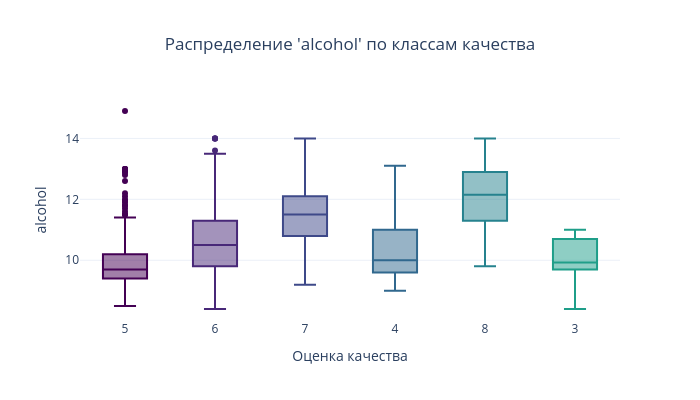
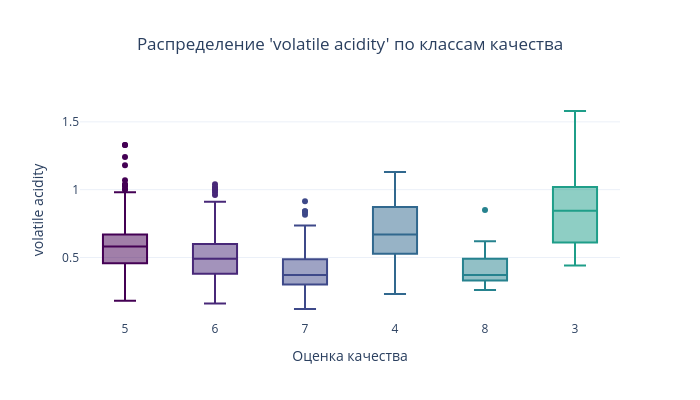
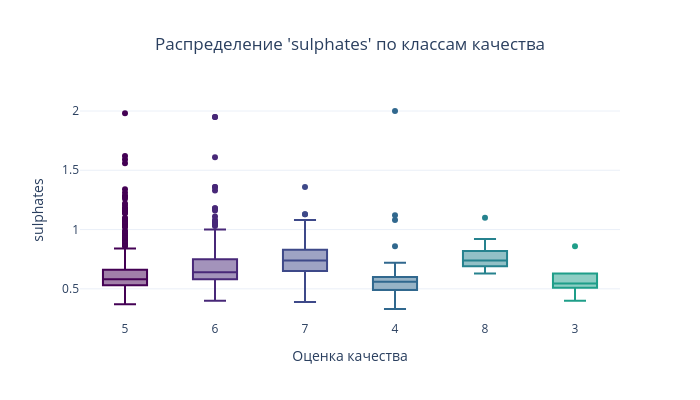
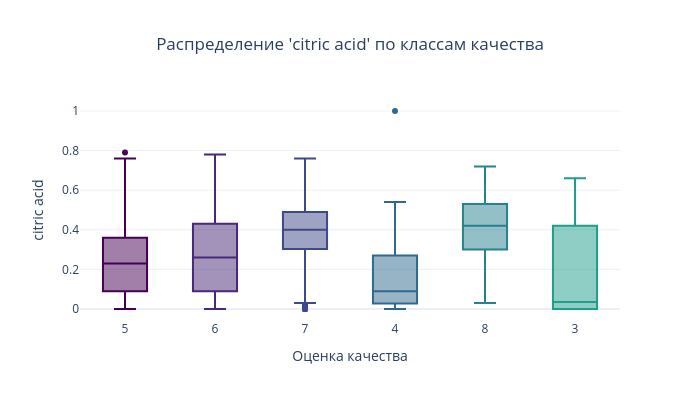

Notebook code for these charts, in order:
### Markdown cell above
### 2.3 Catplot: boxplot ключевых признаков по классам качества

### Code cell
key_features_for_cat = ['alcohol', 'volatile acidity', 'sulphates', 'citric acid', 'chlorides']

df_plot = df.copy()
df_plot['quality_str'] = df_plot['quality'].astype(str)

for feat in key_features_for_cat:
    fig = px.box(
        df_plot, x='quality_str', y=feat,
        color='quality_str',
        color_discrete_sequence=px.colors.sequential.Viridis,
        title=f'Распределение {feat!r} по классам качества',
        labels={'quality_str': 'Оценка качества', feat: feat},
        width=700, height=400,
    )
    fig.update_layout(
        title={'x': 0.5, 'xanchor': 'center'},
        showlegend=False,
    )
    fig.show()

### Figure 1 — Plotly figure (JSON) as saved in the notebook; plotly's stock layout.template omitted (floating-point values rounded to 4 significant figures; data arrays with more than 128 entries replaced by an {"elided": "..."} marker saying what was removed)
{"data": [{"alignmentgroup": "True", "hovertemplate": "Оценка качества=%{x}<br>alcohol=%{y}<extra></extra>", "legendgroup": "5", "marker": {"color": "#440154"}, "name": "5", "notched": false, "offsetgroup": "5", "orientation": "v", "showlegend": true, "type": "box", "x": {"elided": "681 str values"}, "x0": " ", "xaxis": "x", "y": {"elided": "681 float values"}, "y0": " ", "yaxis": "y"}, {"alignmentgroup": "True", "hovertemplate": "Оценка качества=%{x}<br>alcohol=%{y}<extra></extra>", "legendgroup": "6", "marker": {"color": "#482878"}, "name": "6", "notched": false, "offsetgroup": "6", "orientation": "v", "showlegend": true, "type": "box", "x": {"elided": "638 str values"}, "x0": " ", "xaxis": "x", "y": {"elided": "638 float values"}, "y0": " ", "yaxis": "y"}, {"alignmentgroup": "True", "hovertemplate": "Оценка качества=%{x}<br>alcohol=%{y}<extra></extra>", "legendgroup": "7", "marker": {"color": "#3e4989"}, "name": "7", "notched": false, "offsetgroup": "7", "orientation": "v", "showlegend": true, "type": "box", "x": {"elided": "199 str values"}, "x0": " ", "xaxis": "x", "y": {"elided": "199 float values"}, "y0": " ", "yaxis": "y"}, {"alignmentgroup": "True", "hovertemplate": "Оценка качества=%{x}<br>alcohol=%{y}<extra></extra>", "legendgroup": "4", "marker": {"color": "#31688e"}, "name": "4", "notched": false, "offsetgroup": "4", "orientation": "v", "showlegend": true, "type": "box", "x": ["4", "4", "4", "4", "4", "4", "4", "4", "4", "4", "4", "4", "4", "4", "4", "4", "4", "4", "4", "4", "4", "4", "4", "4", "4", "4", "4", "4", "4", "4", "4", "4", "4", "4", "4", "4", "4", "4", "4", "4", "4", "4", "4", "4", "4", "4", "4", "4", "4", "4", "4", "4", "4"], "x0": " ", "xaxis": "x", "y": [9.0, 9.8, 9.3, 13.1, 9.2, 9.1, 10.5, 9.4, 9.2, 9.0, 9.1, 11.4, 10.4, 9.4, 9.8, 9.6, 9.6, 10.0, 10.0, 11.3, 11.0, 11.0, 9.6, 9.7, 11.2, 11.4, 10.9, 9.9, 10.0, 10.9, 9.2, 10.4, 11.5, 11.2, 9.6, 9.3, 11.5, 9.6, 11.8, 11.2, 9.6, 12.0, 9.7, 11.1, 9.8, 10.4, 11.0, 10.0, 11.0, 10.1, 10.3, 10.9, 9.05], "y0": " ", "yaxis": "y"}, {"alignmentgroup": "True", "hovertemplate": "Оценка качества=%{x}<br>alcohol=%{y}<extra></extra>", "legendgroup": "8", "marker": {"color": "#26828e"}, "name": "8", "notched": false, "offsetgroup": "8", "orientation": "v", "showlegend": true, "type": "box", "x": ["8", "8", "8", "8", "8", "8", "8", "8", "8", "8", "8", "8", "8", "8", "8", "8", "8", "8"], "x0": " ", "xaxis": "x", "y": [12.8, 12.6, 12.9, 9.8, 13.4, 11.7, 11.0, 11.0, 14.0, 12.7, 12.5, 11.8, 13.1, 11.7, 14.0, 10.0, 11.3, 11.4], "y0": " ", "yaxis": "y"}, {"alignmentgroup": "True", "hovertemplate": "Оценка качества=%{x}<br>alcohol=%{y}<extra></extra>", "legendgroup": "3", "marker": {"color": "#1f9e89"}, "name": "3", "notched": false, "offsetgroup": "3", "orientation": "v", "showlegend": true, "type": "box", "x": ["3", "3", "3", "3", "3", "3", "3", "3", "3", "3"], "x0": " ", "xaxis": "x", "y": [9.0, 8.4, 10.7, 9.9, 11.0, 10.9, 9.8, 9.7, 10.2, 9.95], "y0": " ", "yaxis": "y"}], "layout": {"boxmode": "overlay", "height": 400, "legend": {"title": {"text": "Оценка качества"}, "tracegroupgap": 0}, "showlegend": false, "title": {"text": "Распределение 'alcohol' по классам качества", "x": 0.5, "xanchor": "center"}, "width": 700, "xaxis": {"anchor": "y", "categoryarray": ["5", "6", "7", "4", "8", "3"], "categoryorder": "array", "domain": [0, 1], "title": {"text": "Оценка качества"}}, "yaxis": {"anchor": "x", "domain": [0, 1], "title": {"text": "alcohol"}}}}

### Figure 2 — Plotly figure (JSON) as saved in the notebook; plotly's stock layout.template omitted (floating-point values rounded to 4 significant figures; data arrays with more than 128 entries replaced by an {"elided": "..."} marker saying what was removed)
{"data": [{"alignmentgroup": "True", "hovertemplate": "Оценка качества=%{x}<br>volatile acidity=%{y}<extra></extra>", "legendgroup": "5", "marker": {"color": "#440154"}, "name": "5", "notched": false, "offsetgroup": "5", "orientation": "v", "showlegend": true, "type": "box", "x": {"elided": "681 str values"}, "x0": " ", "xaxis": "x", "y": {"elided": "681 float values"}, "y0": " ", "yaxis": "y"}, {"alignmentgroup": "True", "hovertemplate": "Оценка качества=%{x}<br>volatile acidity=%{y}<extra></extra>", "legendgroup": "6", "marker": {"color": "#482878"}, "name": "6", "notched": false, "offsetgroup": "6", "orientation": "v", "showlegend": true, "type": "box", "x": {"elided": "638 str values"}, "x0": " ", "xaxis": "x", "y": {"elided": "638 float values"}, "y0": " ", "yaxis": "y"}, {"alignmentgroup": "True", "hovertemplate": "Оценка качества=%{x}<br>volatile acidity=%{y}<extra></extra>", "legendgroup": "7", "marker": {"color": "#3e4989"}, "name": "7", "notched": false, "offsetgroup": "7", "orientation": "v", "showlegend": true, "type": "box", "x": {"elided": "199 str values"}, "x0": " ", "xaxis": "x", "y": {"elided": "199 float values"}, "y0": " ", "yaxis": "y"}, {"alignmentgroup": "True", "hovertemplate": "Оценка качества=%{x}<br>volatile acidity=%{y}<extra></extra>", "legendgroup": "4", "marker": {"color": "#31688e"}, "name": "4", "notched": false, "offsetgroup": "4", "orientation": "v", "showlegend": true, "type": "box", "x": ["4", "4", "4", "4", "4", "4", "4", "4", "4", "4", "4", "4", "4", "4", "4", "4", "4", "4", "4", "4", "4", "4", "4", "4", "4", "4", "4", "4", "4", "4", "4", "4", "4", "4", "4", "4", "4", "4", "4", "4", "4", "4", "4", "4", "4", "4", "4", "4", "4", "4", "4", "4", "4"], "x0": " ", "xaxis": "x", "y": [0.59, 1.13, 0.61, 0.52, 0.675, 0.625, 1.02, 0.52, 0.68, 0.55, 0.885, 1.09, 0.635, 0.975, 0.87, 0.46, 0.59, 0.5, 0.915, 0.935, 0.845, 0.84, 0.38, 0.765, 1.115, 0.39, 0.685, 0.47, 0.35, 0.47, 0.67, 0.63, 0.58, 0.88, 0.955, 0.23, 0.33, 0.73, 0.67, 1.02, 0.78, 0.4, 0.755, 0.68, 0.83, 0.61, 0.53, 0.785, 1.04, 0.62, 0.58, 0.91, 0.48], "y0": " ", "yaxis": "y"}, {"alignmentgroup": "True", "hovertemplate": "Оценка качества=%{x}<br>volatile acidity=%{y}<extra></extra>", "legendgroup": "8", "marker": {"color": "#26828e"}, "name": "8", "notched": false, "offsetgroup": "8", "orientation": "v", "showlegend": true, "type": "box", "x": ["8", "8", "8", "8", "8", "8", "8", "8", "8", "8", "8", "8", "8", "8", "8", "8", "8", "8"], "x0": " ", "xaxis": "x", "y": [0.35, 0.32, 0.85, 0.31, 0.62, 0.3, 0.35, 0.35, 0.42, 0.57, 0.4, 0.26, 0.54, 0.42, 0.49, 0.33, 0.38, 0.36], "y0": " ", "yaxis": "y"}, {"alignmentgroup": "True", "hovertemplate": "Оценка качества=%{x}<br>volatile acidity=%{y}<extra></extra>", "legendgroup": "3", "marker": {"color": "#1f9e89"}, "name": "3", "notched": false, "offsetgroup": "3", "orientation": "v", "showlegend": true, "type": "box", "x": ["3", "3", "3", "3", "3", "3", "3", "3", "3", "3"], "x0": " ", "xaxis": "x", "y": [0.58, 0.61, 1.185, 0.44, 1.02, 1.58, 0.815, 0.98, 0.875, 0.76], "y0": " ", "yaxis": "y"}], "layout": {"boxmode": "overlay", "height": 400, "legend": {"title": {"text": "Оценка качества"}, "tracegroupgap": 0}, "showlegend": false, "title": {"text": "Распределение 'volatile acidity' по классам качества", "x": 0.5, "xanchor": "center"}, "width": 700, "xaxis": {"anchor": "y", "categoryarray": ["5", "6", "7", "4", "8", "3"], "categoryorder": "array", "domain": [0, 1], "title": {"text": "Оценка качества"}}, "yaxis": {"anchor": "x", "domain": [0, 1], "title": {"text": "volatile acidity"}}}}

### Figure 3 — Plotly figure (JSON) as saved in the notebook; plotly's stock layout.template omitted (floating-point values rounded to 4 significant figures; data arrays with more than 128 entries replaced by an {"elided": "..."} marker saying what was removed)
{"data": [{"alignmentgroup": "True", "hovertemplate": "Оценка качества=%{x}<br>sulphates=%{y}<extra></extra>", "legendgroup": "5", "marker": {"color": "#440154"}, "name": "5", "notched": false, "offsetgroup": "5", "orientation": "v", "showlegend": true, "type": "box", "x": {"elided": "681 str values"}, "x0": " ", "xaxis": "x", "y": {"elided": "681 float values"}, "y0": " ", "yaxis": "y"}, {"alignmentgroup": "True", "hovertemplate": "Оценка качества=%{x}<br>sulphates=%{y}<extra></extra>", "legendgroup": "6", "marker": {"color": "#482878"}, "name": "6", "notched": false, "offsetgroup": "6", "orientation": "v", "showlegend": true, "type": "box", "x": {"elided": "638 str values"}, "x0": " ", "xaxis": "x", "y": {"elided": "638 float values"}, "y0": " ", "yaxis": "y"}, {"alignmentgroup": "True", "hovertemplate": "Оценка качества=%{x}<br>sulphates=%{y}<extra></extra>", "legendgroup": "7", "marker": {"color": "#3e4989"}, "name": "7", "notched": false, "offsetgroup": "7", "orientation": "v", "showlegend": true, "type": "box", "x": {"elided": "199 str values"}, "x0": " ", "xaxis": "x", "y": {"elided": "199 float values"}, "y0": " ", "yaxis": "y"}, {"alignmentgroup": "True", "hovertemplate": "Оценка качества=%{x}<br>sulphates=%{y}<extra></extra>", "legendgroup": "4", "marker": {"color": "#31688e"}, "name": "4", "notched": false, "offsetgroup": "4", "orientation": "v", "showlegend": true, "type": "box", "x": ["4", "4", "4", "4", "4", "4", "4", "4", "4", "4", "4", "4", "4", "4", "4", "4", "4", "4", "4", "4", "4", "4", "4", "4", "4", "4", "4", "4", "4", "4", "4", "4", "4", "4", "4", "4", "4", "4", "4", "4", "4", "4", "4", "4", "4", "4", "4", "4", "4", "4", "4", "4", "4"], "x0": " ", "xaxis": "x", "y": [0.5, 0.48, 0.51, 0.56, 0.53, 1.12, 0.48, 2.0, 1.08, 0.48, 0.33, 0.43, 0.57, 0.6, 0.72, 0.57, 0.56, 0.52, 0.47, 0.64, 0.58, 0.57, 0.7, 0.54, 0.6, 0.58, 0.55, 0.86, 0.54, 0.58, 0.59, 0.6, 0.62, 0.5, 0.44, 0.49, 0.56, 0.46, 0.56, 0.55, 0.46, 0.56, 0.49, 0.52, 0.48, 0.37, 0.67, 0.61, 0.57, 0.62, 0.57, 0.64, 0.43], "y0": " ", "yaxis": "y"}, {"alignmentgroup": "True", "hovertemplate": "Оценка качества=%{x}<br>sulphates=%{y}<extra></extra>", "legendgroup": "8", "marker": {"color": "#26828e"}, "name": "8", "notched": false, "offsetgroup": "8", "orientation": "v", "showlegend": true, "type": "box", "x": ["8", "8", "8", "8", "8", "8", "8", "8", "8", "8", "8", "8", "8", "8", "8", "8", "8", "8"], "x0": " ", "xaxis": "x", "y": [0.86, 0.82, 0.82, 0.82, 0.69, 0.92, 0.65, 0.65, 0.74, 0.74, 0.69, 0.63, 0.72, 0.69, 0.82, 1.1, 0.76, 0.7], "y0": " ", "yaxis": "y"}, {"alignmentgroup": "True", "hovertemplate": "Оценка качества=%{x}<br>sulphates=%{y}<extra></extra>", "legendgroup": "3", "marker": {"color": "#1f9e89"}, "name": "3", "notched": false, "offsetgroup": "3", "orientation": "v", "showlegend": true, "type": "box", "x": ["3", "3", "3", "3", "3", "3", "3", "3", "3", "3"], "x0": " ", "xaxis": "x", "y": [0.57, 0.63, 0.54, 0.86, 0.49, 0.4, 0.51, 0.55, 0.52, 0.63], "y0": " ", "yaxis": "y"}], "layout": {"boxmode": "overlay", "height": 400, "legend": {"title": {"text": "Оценка качества"}, "tracegroupgap": 0}, "showlegend": false, "title": {"text": "Распределение 'sulphates' по классам качества", "x": 0.5, "xanchor": "center"}, "width": 700, "xaxis": {"anchor": "y", "categoryarray": ["5", "6", "7", "4", "8", "3"], "categoryorder": "array", "domain": [0, 1], "title": {"text": "Оценка качества"}}, "yaxis": {"anchor": "x", "domain": [0, 1], "title": {"text": "sulphates"}}}}

### Figure 4 — Plotly figure (JSON) as saved in the notebook; plotly's stock layout.template omitted (floating-point values rounded to 4 significant figures; data arrays with more than 128 entries replaced by an {"elided": "..."} marker saying what was removed)
{"data": [{"alignmentgroup": "True", "hovertemplate": "Оценка качества=%{x}<br>citric acid=%{y}<extra></extra>", "legendgroup": "5", "marker": {"color": "#440154"}, "name": "5", "notched": false, "offsetgroup": "5", "orientation": "v", "showlegend": true, "type": "box", "x": {"elided": "681 str values"}, "x0": " ", "xaxis": "x", "y": {"elided": "681 float values"}, "y0": " ", "yaxis": "y"}, {"alignmentgroup": "True", "hovertemplate": "Оценка качества=%{x}<br>citric acid=%{y}<extra></extra>", "legendgroup": "6", "marker": {"color": "#482878"}, "name": "6", "notched": false, "offsetgroup": "6", "orientation": "v", "showlegend": true, "type": "box", "x": {"elided": "638 str values"}, "x0": " ", "xaxis": "x", "y": {"elided": "638 float values"}, "y0": " ", "yaxis": "y"}, {"alignmentgroup": "True", "hovertemplate": "Оценка качества=%{x}<br>citric acid=%{y}<extra></extra>", "legendgroup": "7", "marker": {"color": "#3e4989"}, "name": "7", "notched": false, "offsetgroup": "7", "orientation": "v", "showlegend": true, "type": "box", "x": {"elided": "199 str values"}, "x0": " ", "xaxis": "x", "y": {"elided": "199 float values"}, "y0": " ", "yaxis": "y"}, {"alignmentgroup": "True", "hovertemplate": "Оценка качества=%{x}<br>citric acid=%{y}<extra></extra>", "legendgroup": "4", "marker": {"color": "#31688e"}, "name": "4", "notched": false, "offsetgroup": "4", "orientation": "v", "showlegend": true, "type": "box", "x": ["4", "4", "4", "4", "4", "4", "4", "4", "4", "4", "4", "4", "4", "4", "4", "4", "4", "4", "4", "4", "4", "4", "4", "4", "4", "4", "4", "4", "4", "4", "4", "4", "4", "4", "4", "4", "4", "4", "4", "4", "4", "4", "4", "4", "4", "4", "4", "4", "4", "4", "4", "4", "4"], "x0": " ", "xaxis": "x", "y": [0.08, 0.09, 0.3, 0.15, 0.26, 0.2, 0.04, 1.0, 0.02, 0.03, 0.03, 0.06, 0.36, 0.04, 0.0, 0.49, 0.49, 0.24, 0.27, 0.22, 0.01, 0.02, 0.48, 0.04, 0.1, 0.24, 0.07, 0.44, 0.24, 0.0, 0.19, 0.5, 0.0, 0.03, 0.05, 0.37, 0.32, 0.0, 0.0, 0.0, 0.0, 0.4, 0.0, 0.09, 0.27, 0.0, 0.09, 0.0, 0.08, 0.03, 0.54, 0.06, 0.2], "y0": " ", "yaxis": "y"}, {"alignmentgroup": "True", "hovertemplate": "Оценка качества=%{x}<br>citric acid=%{y}<extra></extra>", "legendgroup": "8", "marker": {"color": "#26828e"}, "name": "8", "notched": false, "offsetgroup": "8", "orientation": "v", "showlegend": true, "type": "box", "x": ["8", "8", "8", "8", "8", "8", "8", "8", "8", "8", "8", "8", "8", "8", "8", "8", "8", "8"], "x0": " ", "xaxis": "x", "y": [0.46, 0.45, 0.05, 0.72, 0.67, 0.56, 0.53, 0.53, 0.24, 0.09, 0.5, 0.54, 0.34, 0.39, 0.03, 0.33, 0.31, 0.3], "y0": " ", "yaxis": "y"}, {"alignmentgroup": "True", "hovertemplate": "Оценка качества=%{x}<br>citric acid=%{y}<extra></extra>", "legendgroup": "3", "marker": {"color": "#1f9e89"}, "name": "3", "notched": false, "offsetgroup": "3", "orientation": "v", "showlegend": true, "type": "box", "x": ["3", "3", "3", "3", "3", "3", "3", "3", "3", "3"], "x0": " ", "xaxis": "x", "y": [0.66, 0.49, 0.0, 0.42, 0.02, 0.0, 0.0, 0.05, 0.05, 0.02], "y0": " ", "yaxis": "y"}], "layout": {"boxmode": "overlay", "height": 400, "legend": {"title": {"text": "Оценка качества"}, "tracegroupgap": 0}, "showlegend": false, "title": {"text": "Распределение 'citric acid' по классам качества", "x": 0.5, "xanchor": "center"}, "width": 700, "xaxis": {"anchor": "y", "categoryarray": ["5", "6", "7", "4", "8", "3"], "categoryorder": "array", "domain": [0, 1], "title": {"text": "Оценка качества"}}, "yaxis": {"anchor": "x", "domain": [0, 1], "title": {"text": "citric acid"}}}}
